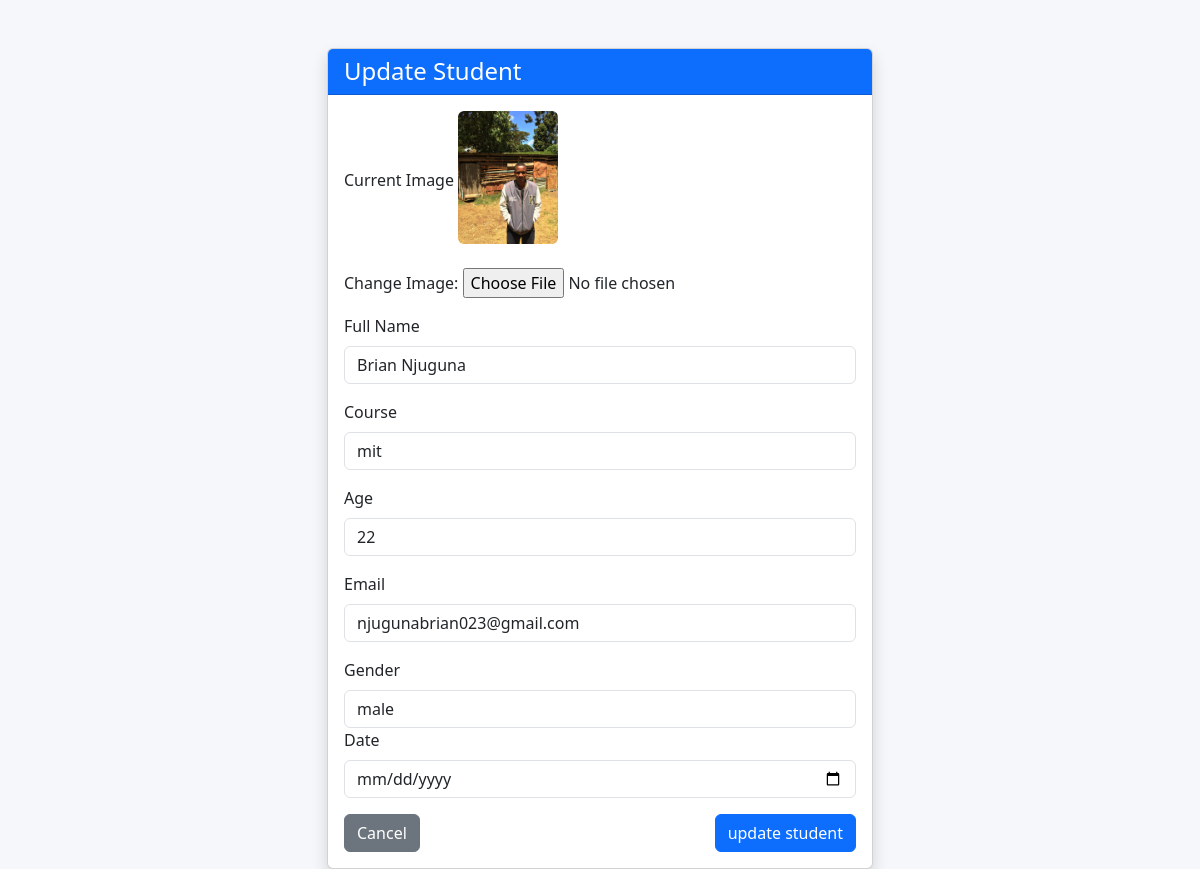
Page /update_student/1/ on the committed database.
### Dashboard/models.py (models this page shows, shortened)
class Student(models.Model):
    image = models.ImageField(upload_to = 'students/', null=True, blank=True)
    name = models.CharField(max_length=20)
    name = models.CharField(max_length=20)
    course = models.CharField(max_length=30)
    age = models.IntegerField()
    email = models.EmailField()
    gender = models.CharField(max_length=20,null=True)
    date =   models.DateField(null=True)

### Dashboard/views.py (the view, shortened to what this page needs)
# urls.py: path('update_student/<int:id>/',views.update_student, name='update_student'),
def update_student(request,id):
    student =get_object_or_404(Student,id=id)
    return render(request, 'update_student.html', {'student':student})

### Dashboard/templates/update_student.html (shortened to what this page needs)
{% load static %}
<!DOCTYPE html>
<html lang="en">
<head>
    <link href="https://cdn.jsdelivr.net/npm/bootstrap@5.3.0/dist/css/bootstrap.min.css" rel="stylesheet">
    <link rel="stylesheet" href="{% static 'css/main.css'%}">
</head>
<body>
<div class="container mt-5">
    <div class="row justify-content-center">
        <div class="col-md-6">
            <div class="card shadow">
                <div class="card-header bg-primary text-white">
                    <h4 class="mb-0">Update Student</h4>
                </div>
                <div class="card-body">
                    <form method="POST" enctype="multipart/form-data">
                        {%if student.image%}
                        <div class="mb-3">
                            <label class="form-label">Current Image</label>
                            <img src="{{student.image.url}}" alt=""width="100" class="rounded mb-2">
                        </div>
                        {% endif %}
                       <div class="mb-3">
                           <label >Change Image:</label>
                           <input type="file" name="image" class="form-controll">
                       </div>
                        <div class="mb-3">
                            <label class="form-label">Full Name</label>
                            <input type="text" name="name" class="form-control" value="{{student.name}}">
                        </div>
                        <div class="mb-3">
                            <label class="form-label">Course</label>
                            <input type="text" name="course" class="form-control" value="{{student.course}}">
                        </div>
                        <div class="mb-3">
                            <label class="form-label">Age</label>
                            <input type="number" name="age" class="form-control" value="{{student.age}}">
                        </div>
                        <div class="mb-3">
                            <label class="form-label">Email</label>
                            <input type="email" name="email" class="form-control" value="{{student.email}}">
                        </div>
                         <div class="mb-3">
                            <label class="form-label">Gender</label>
                            <input type="gender" name="gender" class="form-control" value="{{student.gender}}">
                             <div class="mb-3">
                            <label class="form-label">Date</label>
                            <input type="date" name="date" class="form-control" value="{{student.date}}">
                             </div>
                         </div>
                        <div class="d-flex justify-content-between">
                            <a href="{% url 'dashboard' %}" class="btn btn-secondary">Cancel</a>
                            <button type="submit" class="btn btn-primary">update student</button>
                        </div>
                    </form>
                </div>
            </div>
        </div>
    </div>
</div>
</body>
</html>

### static/css/main.css (style rules this page uses)
body { background-color: #f5f7fa; }

### rows in the picture
Student: image (picture), name "Brian Njuguna", course "mit", age "22", email "njugunabrian023@gmail.com", gender "male"
